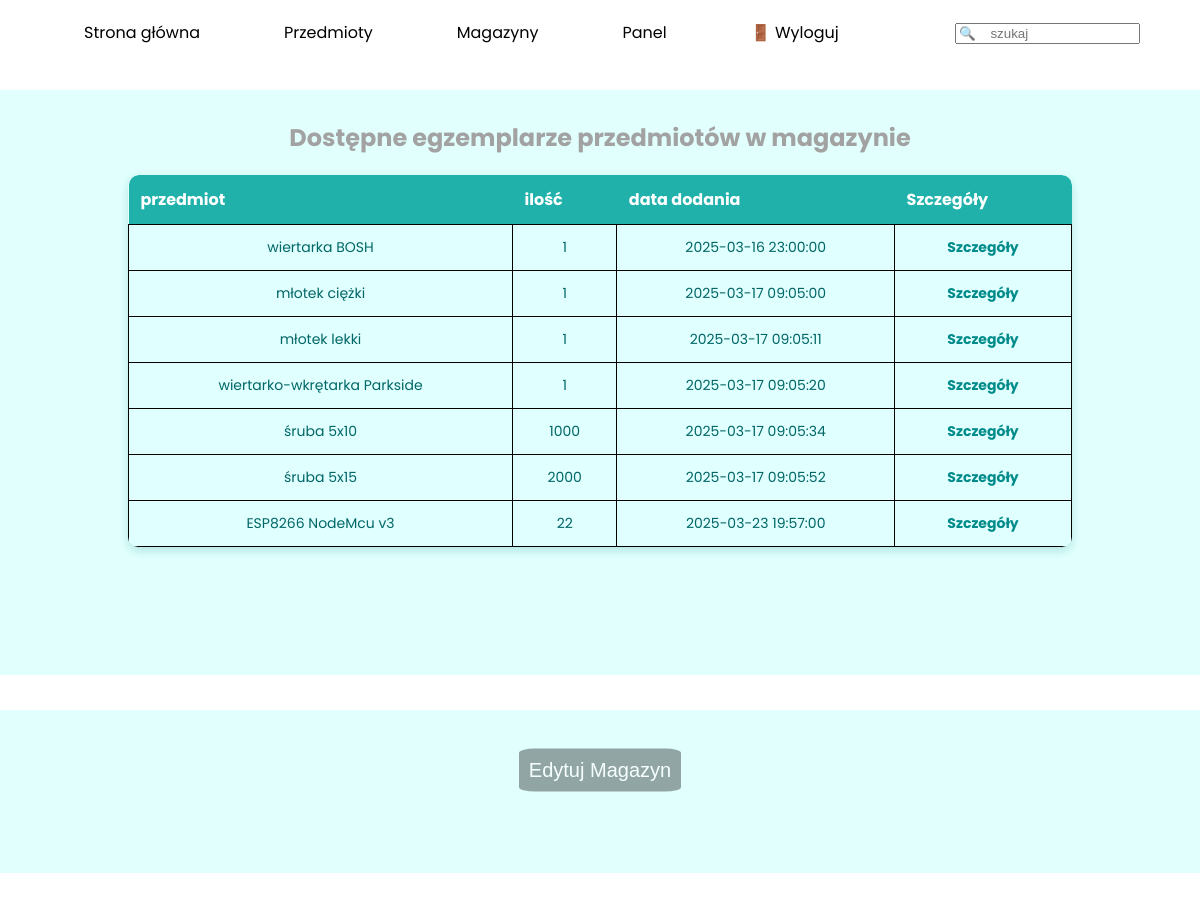
Before: /sites/warehouse_details.php?nazwa=główny (signed in) with the older database file.
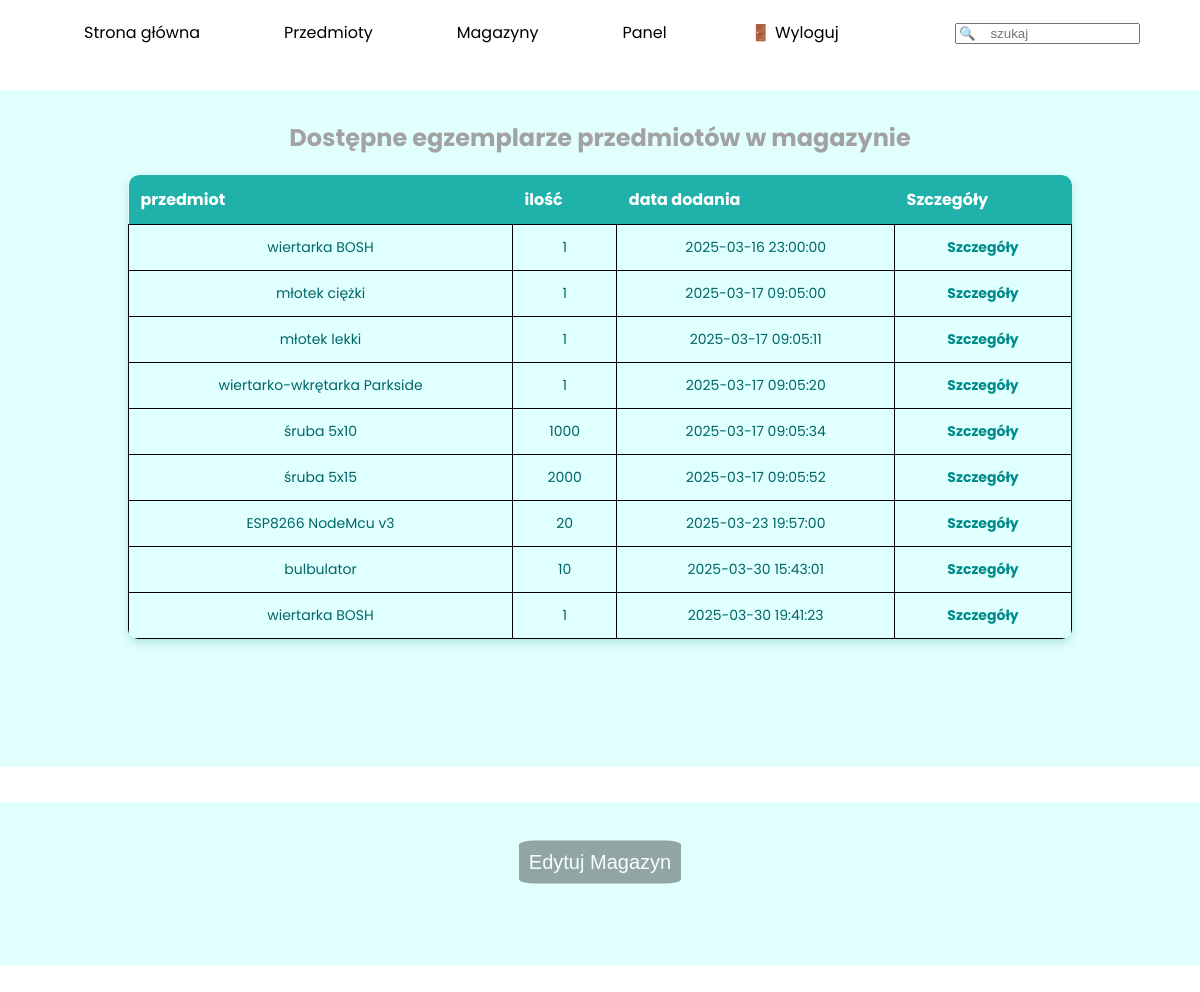
After: the same page with the newer database file.
### tables this page shows
CREATE TABLE `egzemplarze` (
  `id` int(11) NOT NULL,
  `id_przedmiotu` int(11) NOT NULL,
  `id_magazynu` int(11) NOT NULL,
  `stan` varchar(20) NOT NULL DEFAULT 'Nowy',
  `opis` text NOT NULL,
  `ilosc` int(11) NOT NULL DEFAULT 1,
  `data_dodania` timestamp NOT NULL DEFAULT current_timestamp()
);

CREATE TABLE `przedmioty` (
  `id` int(11) NOT NULL,
  `nazwa` varchar(50) NOT NULL,
  `opis` text NOT NULL,
  `zdjecie` varchar(60) NOT NULL,
  `id_kat` int(11) NOT NULL
);

### functions.php (called while the page is built, shortened)
<?php
    function checkPowerDifferentThan($x){
        if($_SESSION['power'] != $x){
            return true;
        }
        return false;
    }
?>

### sites/warehouse_details.php (the view, shortened to what this page needs)
<!DOCTYPE html>
<html lang="en">
<head>
    <link rel="stylesheet" href="../styles/style.css">
</head>
<body>
    <?php
        include '../functions.php';
    ?>
    <menu id="nav">
        <ul>
            <a href="../index.php">
                <li>Strona główna</li>
            </a>
            <a href="items.php">
                <li>Przedmioty</li>
            </a>
            <a href="warehouses.php">
                <li>Magazyny</li>
            </a>
            <a href="panel.php">
                <?php
                    echo "<li>Panel</li>";
                ?>
            </a>
            <form action="search.php" method="get">
                <li><input type="text" name="search" id="search" placeholder="🔍    szukaj"></li>
            </form>
            <?php
                if(isset($_SESSION['login'])){
                    echo "<a href='logout.php' id='logout-btn'>";
                    echo "    <li>🚪 Wyloguj</li>";
                    echo "</a>";
                }
            ?>
        </ul>
    </menu>
    <main>
        <section class="availableItems">
            <h1>Dostępne egzemplarze przedmiotów w magazynie</h1>
            <table class="normalTable">
                <?php
                    $db = mysqli_connect('localhost', 'root', '', 'magazyn');
                    echo "<tr>";
                    echo "<th>przedmiot</th> <th>ilość</th> <th>data dodania</th>";
                    echo "<th>Szczegóły</th>";
                    echo "</tr>";
                    $s = "SELECT przedmioty.nazwa, ilosc, data_dodania FROM egzemplarze INNER JOIN przedmioty ON egzemplarze.id_przedmiotu = przedmioty.id INNER JOIN magazyny ON egzemplarze.id_magazynu = magazyny.id WHERE magazyny.nazwa='". $_GET['nazwa']."'";
                    $q = mysqli_query($db, $s);
                    while($fRow = mysqli_fetch_row($q)){
                        echo "<tr>";
                        echo "<td>$fRow[0]</td> <td>$fRow[1]</td> <td>$fRow[2]</td> ";
                        echo "<td><a href='item_details.php?nazwa=$fRow[0]'>Szczegóły</a></td>";
                        echo "</tr>";
                    }
                ?>
            </table>
        </section>
        <?php
        if(checkPowerDifferentThan(0)){
            echo "<section id='itemInfo'>";
                echo "<button id='editButton' onclick='toggleForm()'>Edytuj Magazyn</button>";
                echo "<br>";
            echo "</section>";
        }
        ?>
    </main>
</body>

Changed rows visible on the page:
changed egzemplarze "ESP8266 NodeMcu v3": ilosc "22" → "20"
added egzemplarze: id_przedmiotu.nazwa "bulbulator", ilosc "10", data_dodania "2025-03-30 15:43:01"
added egzemplarze: id_przedmiotu.nazwa "wiertarka BOSH", ilosc "1", data_dodania "2025-03-30 19:41:23"
